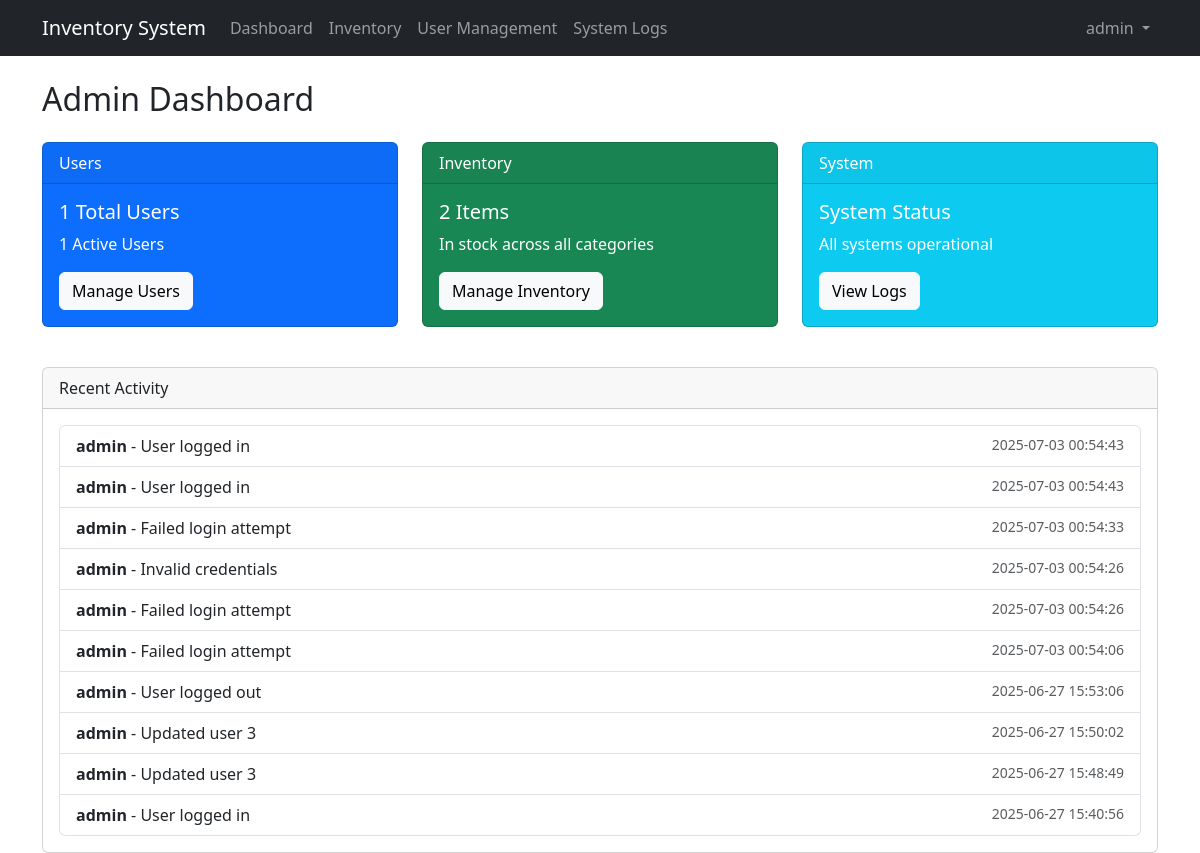
Page /admin_dashboard.php (signed in) on the committed database.
### tables this page shows
CREATE TABLE `system_logs` (
  `id` int(11) NOT NULL,
  `user_id` int(11) DEFAULT NULL,
  `action_type` varchar(50) NOT NULL,
  `description` text NOT NULL,
  `ip_address` varchar(45) NOT NULL,
  `created_at` datetime DEFAULT current_timestamp()
);

CREATE TABLE `users` (
  `id` int(11) NOT NULL,
  `username` varchar(50) NOT NULL,
  `password` varchar(255) NOT NULL,
  `role` enum('admin','staff') NOT NULL,
  `is_active` tinyint(1) DEFAULT 1,
  `login_attempts` int(11) DEFAULT 0,
  `last_failed_attempt` datetime DEFAULT NULL,
  `two_factor_secret` varchar(255) DEFAULT NULL,
  `last_login` datetime DEFAULT NULL,
  `created_at` datetime DEFAULT current_timestamp(),
  `updated_at` datetime DEFAULT current_timestamp() ON UPDATE current_timestamp(),
  `disabled` tinyint(1) NOT NULL DEFAULT 0,
  `disabled_at` datetime DEFAULT NULL,
  `failed_attempts` int(11) NOT NULL DEFAULT 0,
  `lock_until` datetime DEFAULT NULL,
  `permissions` varchar(255) DEFAULT NULL
);

### auth.php (called while the page is built, shortened)
<?php
function has_role($role) {
    return isset($_SESSION['role']) && $_SESSION['role'] === $role;
}
?>

### admin_dashboard.php (the view, shortened to what this page needs)
<?php
require_once 'middleware.php';
$stmt = $pdo->query("SELECT COUNT(*) as user_count FROM users");
$user_count = $stmt->fetch()['user_count'];
$stmt = $pdo->query("SELECT COUNT(*) as item_count FROM inventory");
$item_count = $stmt->fetch()['item_count'];
$stmt = $pdo->query("SELECT COUNT(*) as active_users FROM users WHERE is_active = TRUE");
$active_users = $stmt->fetch()['active_users'];
?>
<!DOCTYPE html>
<html>
<head>
    <link href="https://cdn.jsdelivr.net/npm/bootstrap@5.3.0/dist/css/bootstrap.min.css" rel="stylesheet">
</head>
<body>
    <?php include 'header.php'; ?>
    <div class="container mt-4">
        <h2>Admin Dashboard</h2>
        <div class="row mt-4">
            <div class="col-md-4">
                <div class="card text-white bg-primary mb-3">
                    <div class="card-header">Users</div>
                    <div class="card-body">
                        <h5 class="card-title"><?= $user_count ?> Total Users</h5>
                        <p class="card-text"><?= $active_users ?> Active Users</p>
                        <a href="users.php" class="btn btn-light">Manage Users</a>
                    </div>
                </div>
            </div>
            <div class="col-md-4">
                <div class="card text-white bg-success mb-3">
                    <div class="card-header">Inventory</div>
                    <div class="card-body">
                        <h5 class="card-title"><?= $item_count ?> Items</h5>
                        <p class="card-text">In stock across all categories</p>
                        <a href="inventory.php" class="btn btn-light">Manage Inventory</a>
                    </div>
                </div>
            </div>
            <div class="col-md-4">
                <div class="card text-white bg-info mb-3">
                    <div class="card-header">System</div>
                    <div class="card-body">
                        <h5 class="card-title">System Status</h5>
                        <p class="card-text">All systems operational</p>
                        <a href="logs.php" class="btn btn-light">View Logs</a>
                    </div>
                </div>
            </div>
        </div>
        <div class="card mt-4">
            <div class="card-header">
                Recent Activity
            </div>
            <div class="card-body">
                <?php
                $stmt = $pdo->query("SELECT l.*, u.username FROM system_logs l LEFT JOIN users u ON l.user_id = u.id ORDER BY l.created_at DESC LIMIT 10");
                $recent_logs = $stmt->fetchAll();
                ?>
                <ul class="list-group">
                    <?php foreach ($recent_logs as $log): ?>
                    <li class="list-group-item">
                        <strong><?= $log['username'] ? htmlspecialchars($log['username']) : 'System' ?></strong> -
                        <?= htmlspecialchars($log['description']) ?>
                        <small class="text-muted float-end"><?= $log['created_at'] ?></small>
                    </li>
                    <?php endforeach; ?>
                </ul>
            </div>
        </div>
    </div>
</body>
</html>

### header.php (shortened to what this page needs)
<!DOCTYPE html>
<html>
<head>
    <link href="https://cdn.jsdelivr.net/npm/bootstrap@5.3.0/dist/css/bootstrap.min.css" rel="stylesheet">
</head>
<body>
    <nav class="navbar navbar-expand-lg navbar-dark bg-dark">
        <div class="container">
            <a class="navbar-brand" href="dashboard.php">Inventory System</a>
            <div class="collapse navbar-collapse" id="navbarNav">
                <ul class="navbar-nav me-auto">
                    <li class="nav-item">
                        <a class="nav-link" href="dashboard.php">Dashboard</a>
                    </li>
                    <li class="nav-item">
                        <a class="nav-link" href="inventory.php">Inventory</a>
                    </li>
                    <?php if (has_role('admin')): ?>
                    <li class="nav-item">
                        <a class="nav-link" href="users.php">User Management</a>
                    </li>
                    <li class="nav-item">
                        <a class="nav-link" href="logs.php">System Logs</a>
                    </li>
                    <?php endif; ?>
                </ul>
                <ul class="navbar-nav">
                    <li class="nav-item dropdown">
                        <a class="nav-link dropdown-toggle" href="#" id="navbarDropdown" role="button" data-bs-toggle="dropdown">
                            <?= htmlspecialchars($_SESSION['username'] ?? 'Guest') ?>
                        </a>
                    </li>
                </ul>
            </div>
        </div>
    </nav>

### rows in the picture
system_logs: user.username "admin", description "User logged in", created_at "2025-07-03 00:54:43"
system_logs: user.username "admin", description "User logged in", created_at "2025-07-03 00:54:43"
system_logs: user.username "admin", description "Failed login attempt", created_at "2025-07-03 00:54:33"
system_logs: user.username "admin", description "Invalid credentials", created_at "2025-07-03 00:54:26"
system_logs: user.username "admin", description "Failed login attempt", created_at "2025-07-03 00:54:26"
system_logs: user.username "admin", description "Failed login attempt", created_at "2025-07-03 00:54:06"
system_logs: user.username "admin", description "User logged out", created_at "2025-06-27 15:53:06"
system_logs: user.username "admin", description "Updated user 3", created_at "2025-06-27 15:50:02"
system_logs: user.username "admin", description "Updated user 3", created_at "2025-06-27 15:48:49"
system_logs: user.username "admin", description "User logged in", created_at "2025-06-27 15:40:56"

### other values in the picture
$_SESSION['username'] "admin"
$user_count "1"
$active_users "1"
$item_count "2"
